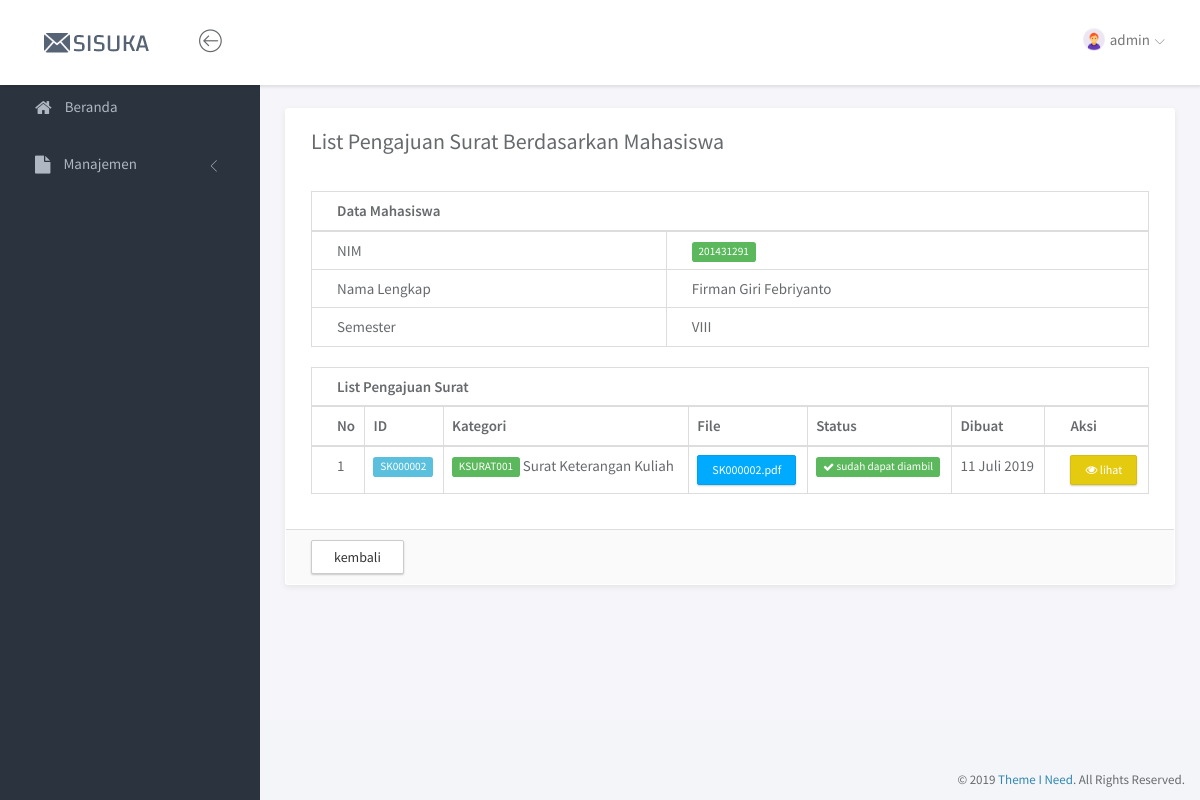
Before: /index.php?page=listsuratmhs&id=201431291 (signed in) with the older database file.
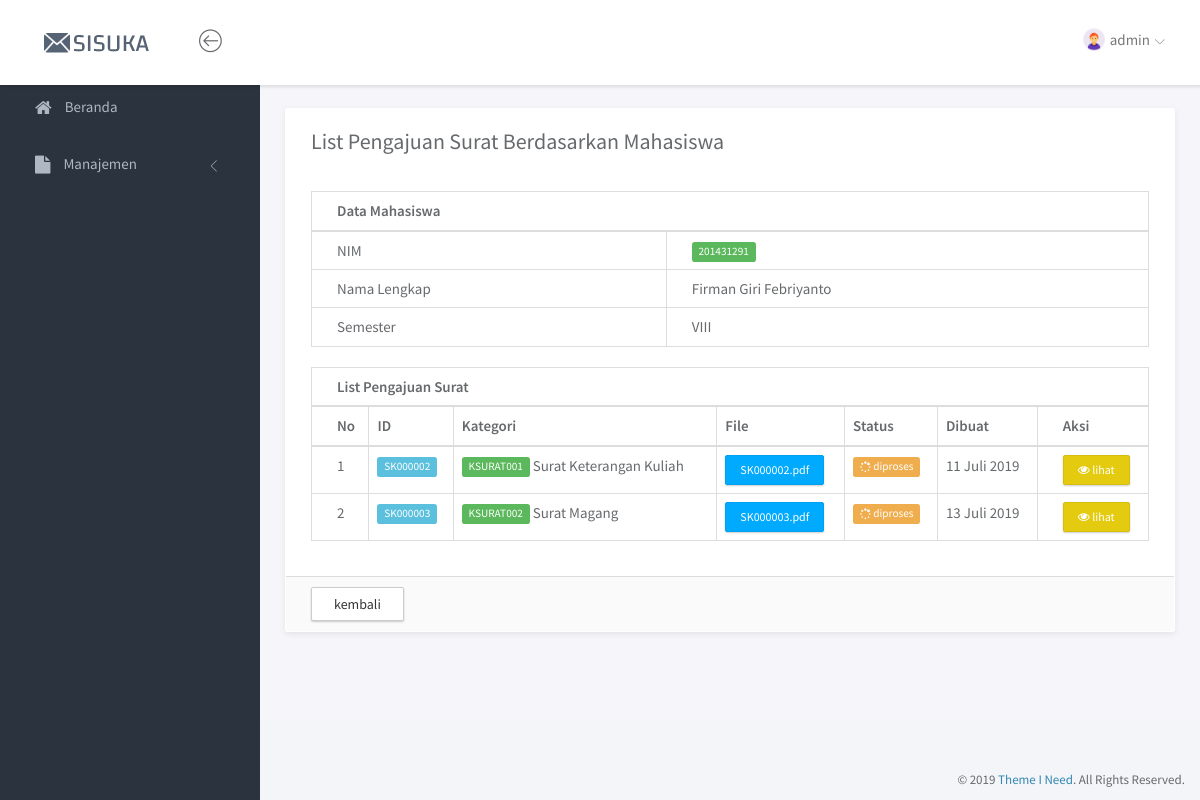
After: the same page with the newer database file.
### tables this page shows
CREATE TABLE `tbl_suratkonfirmasi` (
  `id_suratkonfirmasi` varchar(15) NOT NULL,
  `id_kategori` varchar(15) NOT NULL,
  `status_surat` int(1) NOT NULL,
  `file_surat` text NOT NULL,
  `data` text NOT NULL,
  `created_at` date DEFAULT NULL,
  `acc_at` date DEFAULT NULL
);

CREATE TABLE `tbl_kategorisurat` (
  `id_kategori` varchar(15) NOT NULL,
  `nama` varchar(50) NOT NULL,
  `kode` varchar(5) NOT NULL,
  `file` text,
  `ket` text
);

### page/listsurat/listsuratmhs.php (the view, shortened to what the changed rows need)
<?php
    $jum = jumSurat($_GET['id']);
    if ($jum > 0){
        $r = mysqli_query($conn, "SELECT * FROM tbl_suratkonfirmasi
                                JOIN tbl_kategorisurat ON tbl_suratkonfirmasi.id_kategori=tbl_kategorisurat.id_kategori");
        while($row=mysqli_fetch_array($r)){
            if(in_array($_GET['id'],json_decode($row['data']))){
                $isi['id'] = $row['id_suratkonfirmasi'];
                $isi['id_kategori'] = $row['id_kategori'];
                $isi['nama_kategori'] = $row['nama'];
                $isi['file_surat'] = $row['file_surat'];
                $isi['status'] = $row['status_surat'];
                $isi['dibuat'] = $row['created_at'];
                $arr[] = $isi;
            }
        }
            $arrSurat = json_encode($arr);
    } else {
        $arr=[];
        $arrSurat = json_encode($arr);
    }
?>
<div class="panel panel-headline">
    <div class="panel-body">
        <div class="row">
            <div class="col-md-12">
                <div class="table-responsive">
                    <table class="table table-bordered">
                        <thead>
                            <tr>
                                <th colspan="2">Data Mahasiswa</th>
                            </tr>
                        </thead>
                    </table>
                </div>
                <div class="table-responsive">
                    <table class="table table-bordered">
                        <thead>
                            <tr>
                                <th colspan="7">List Pengajuan Surat</th>
                            </tr>
                            <tr>
                                <th>No</th>
                                <th>ID</th>
                                <th>Kategori</th>
                                <th>File</th>
                                <th>Status</th>
                                <th>Dibuat</th>
                                <th>Aksi</th>
                            </tr>
                        </thead>
                        <tbody>
                           <?php
                            if (count(json_decode($arrSurat)) > 0){
                                $no = 1;
                                foreach(json_decode($arrSurat) as $row){
                                    echo '<tr>';
                                    echo '<td>'.$no.'</td>';
                                    echo '<td><span class="label label-info">'.$row->id.'</span></td>';
                                    echo '<td><span class="label label-success">'.$row->id_kategori.'</span> '.$row->nama_kategori.'</td>';
                                    echo '<td><a href="file/surat/'.$row->file_surat.'" class="btn btn-primary btn-xs" target="_blank" title="lihat file">'.$row->file_surat.'</a></td>';
                                    echo '<td>'.getStatus($row->id_kategori,$row->status).'</td>';
                                    echo '<td>'.tanggal_indo($row->dibuat).'</td>';
                                    echo '<td><a href="?page=listsuratlihat&id='.$row->id.'" class="btn btn-warning btn-xs"><i class="fa fa-eye"></i> lihat</a></td>';
                                    echo '<tr>';
                                    $no++;
                                }
                            } else {
                                echo '<tr>';
                                echo '<td colspan="6" style="text-align:center;"><span class="label label-danger">belum ada data</span></td>';
                                echo '</tr>';
                            }
                           ?>
                        </tbody>
                    </table>
                </div>
            </div>
        </div>
    </div>
</div>

### service.php (shortened to what the changed rows need)
<?php
$q = mysqli_query($conn, "SELECT * FROM tbl_mahasiswa");
while($data=mysqli_fetch_array($q)){
    $isi['nim'] = $data['nim'];
}
function getStatus($id,$params){
    if ($id == 'KSURAT002'){
        switch ($params) {
            case 2:
                $nil = '<span class="label label-warning"><i class="fa fa-spinner fa-pulse"></i> diproses</span>';
                break;
        }
    } else {
        switch ($params) {
            case 1:
                $nil = '<span class="label label-success"><i class="fa fa-check"></i> sudah dapat diambil</span>';
                break;
            case 2:
                $nil = '<span class="label label-warning"><i class="fa fa-spinner fa-pulse"></i> diproses</span>';
                break;
        }
    }
    return $nil;
}
function tanggal_indo($tanggal){
	$bulan = array (1 =>   'Januari', 'Februari', 'Maret', 'April', 'Mei', 'Juni',
				'Juli', 'Agustus', 'September', 'Oktober', 'November', 'Desember');
	$split = explode('-', $tanggal);
	return $split[2].' '.$bulan[(int)$split[1]].' '.$split[0];
}
?>

Changed rows visible on the page:
changed tbl_suratkonfirmasi "11 Juli 2019": status_surat "sudah dapat diambil" → "diproses"
added tbl_suratkonfirmasi: id_suratkonfirmasi "SK000003", id_kategori.id_kategori "KSURAT002", id_kategori.nama "Surat Magang", file_surat "SK000003.pdf", status_surat 2 (drawn), created_at "13 Juli 2019"
